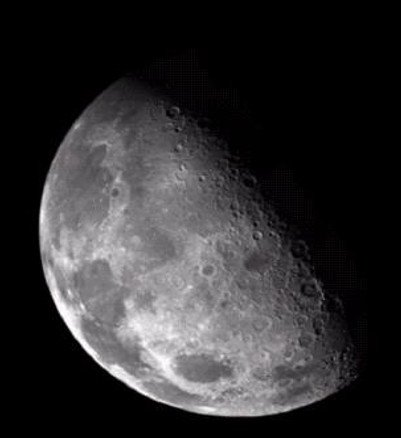
#> input picture Lab5/moon.jpg, 401 x 438 px
$ jupyter execute 'Lab 5.ipynb'   (older library calls are emulated)
#> lines starting #> are read from the running program, lines starting #| are printed output that depends on the picture
[cell 1]
import cv2
import numpy as np
import matplotlib.pyplot as plt

[cell 2]
def read_and_convert(filepath):
#> called with filepath = 'moon.jpg'
    img = cv2.imread(filepath)
#> img is the input picture: shape (438, 401, 3); mean B, G, R 48.5, 47.1, 48.1
    return cv2.cvtColor(img, cv2.COLOR_BGR2RGB)

image_path = 'moon.jpg'

[cell 3]
#Task 1

image_t1 = read_and_convert(image_path)
#7x7 Box filter
smoothed_box = cv2.blur(image_t1, (7,7))

fig1, ax1 = plt.subplots(1, 2, figsize=(10, 5))
ax1[0].imshow(image_t1)
ax1[0].set_title("Original Image (Moon)")
ax1[0].axis("off")

ax1[1].imshow(smoothed_box)
ax1[1].set_title("Smoothed (7x7 Box Filter)")
ax1[1].axis("off")
plt.show()
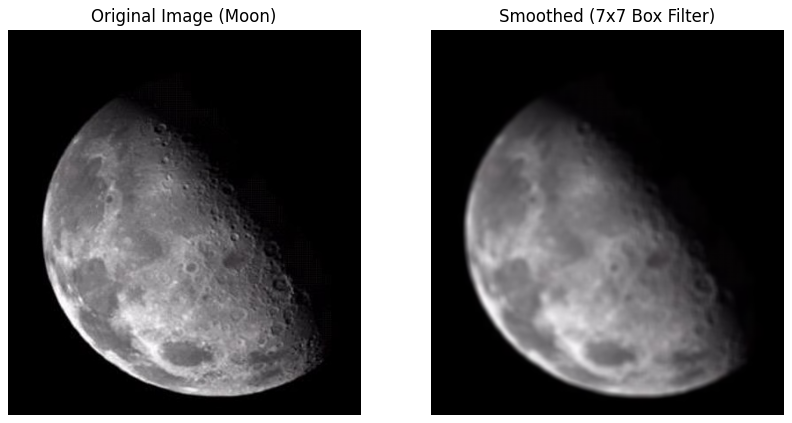
#> figure drawn by matplotlib, 2 panels

[cell 4]
#Task 2

image_t2 = read_and_convert(image_path)

#5x5 and 21x21 Gaussian filters
gaussian_5x5 = cv2.GaussianBlur(image_t2, (5, 5), sigmaX=0)
gaussian_21x21 = cv2.GaussianBlur(image_t2, (21, 21), sigmaX=0)
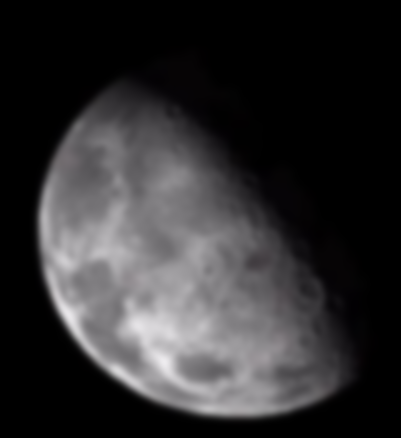
#> gaussian_21x21: shape (438, 401, 3); mean R, G, B 48.1, 47.1, 48.5

fig2, ax2 = plt.subplots(1, 3, figsize=(15, 5))
ax2[0].imshow(image_t2)
ax2[0].set_title("Original Image (Moon)")
ax2[0].axis("off")

ax2[1].imshow(gaussian_5x5)
ax2[1].set_title("Gaussian Filter (5x5)")
ax2[1].axis("off")

ax2[2].imshow(gaussian_21x21)
ax2[2].set_title("Gaussian Filter (21x21)")
ax2[2].axis("off")
plt.show()
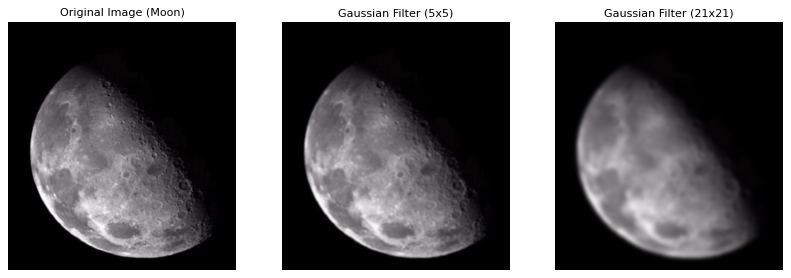
#> figure drawn by matplotlib, 3 panels

[cell 5]
#Task 3

image_t3 = read_and_convert(image_path)

image_float = image_t3.astype(np.float32) / 255.0

laplacian = cv2.Laplacian(image_float, cv2.CV_32F, ksize=3)
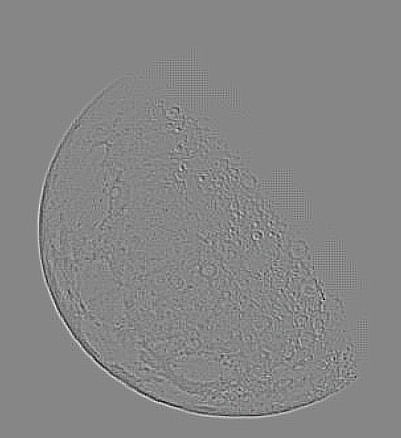
#> laplacian: shape (438, 401, 3) float32; mean R, G, B 6.22e-10, 5.88e-10, 6.72e-10; drawn with min black and max white

sharpened_laplacian = np.clip(image_float - laplacian, 0, 1)
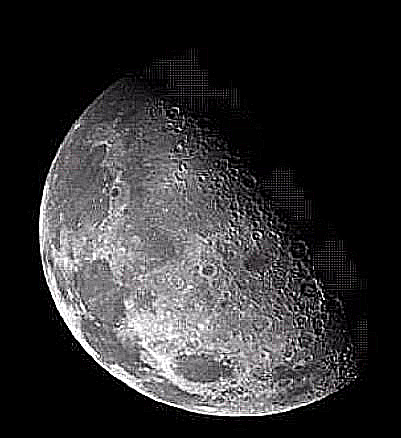
#> sharpened_laplacian: shape (438, 401, 3) float32; mean R, G, B 0.194, 0.19, 0.195

fig3, ax3 = plt.subplots(1, 3, figsize=(15, 5))
ax3[0].imshow(image_t3)
ax3[0].set_title("Original Image (Moon)")
ax3[0].axis("off")

laplacian_display = cv2.normalize(laplacian, None, alpha=0, beta=1, norm_type=cv2.NORM_MINMAX, dtype=cv2.CV_32F)
ax3[1].imshow(laplacian_display)
ax3[1].set_title("Laplacian Filter (Normalized)")
ax3[1].axis("off")

ax3[2].imshow(sharpened_laplacian)
ax3[2].set_title("Sharpened Image")
ax3[2].axis("off")
plt.show()
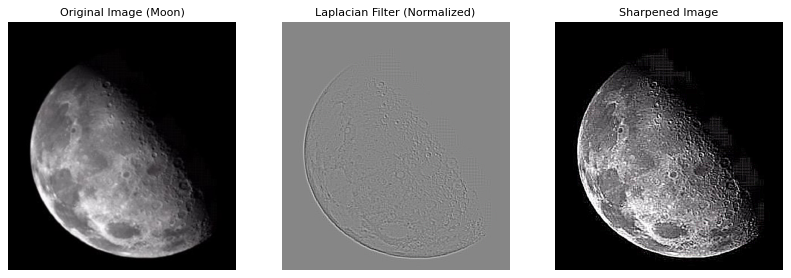
#> figure drawn by matplotlib, 3 panels
